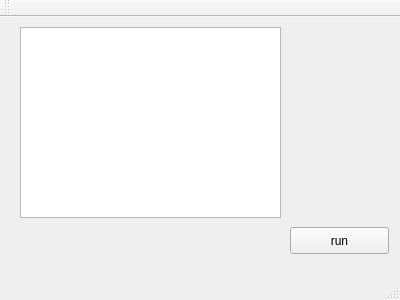
<?xml version="1.0" encoding="UTF-8"?>
<ui version="4.0">
 <class>Dicom_open_load</class>
 <widget class="QMainWindow" name="Dicom_open_load">
  <property name="geometry">
   <rect>
    <x>0</x>
    <y>0</y>
    <width>400</width>
    <height>300</height>
   </rect>
  </property>
  <property name="windowTitle">
   <string>Dicom_open_load</string>
  </property>
  <widget class="QWidget" name="centralWidget">
   <widget class="QTextEdit" name="textEdit">
    <property name="geometry">
     <rect>
      <x>20</x>
      <y>10</y>
      <width>261</width>
      <height>191</height>
     </rect>
    </property>
   </widget>
   <widget class="QPushButton" name="pushButton">
    <property name="geometry">
     <rect>
      <x>290</x>
      <y>210</y>
      <width>99</width>
      <height>27</height>
     </rect>
    </property>
    <property name="text">
     <string>run</string>
    </property>
   </widget>
  </widget>
  <widget class="QMenuBar" name="menuBar">
   <property name="geometry">
    <rect>
     <x>0</x>
     <y>0</y>
     <width>400</width>
     <height>25</height>
    </rect>
   </property>
  </widget>
  <widget class="QToolBar" name="mainToolBar">
   <attribute name="toolBarArea">
    <enum>TopToolBarArea</enum>
   </attribute>
   <attribute name="toolBarBreak">
    <bool>false</bool>
   </attribute>
  </widget>
  <widget class="QStatusBar" name="statusBar"/>
 </widget>
 <layoutdefault spacing="6" margin="11"/>
 <resources/>
 <connections/>
</ui>
